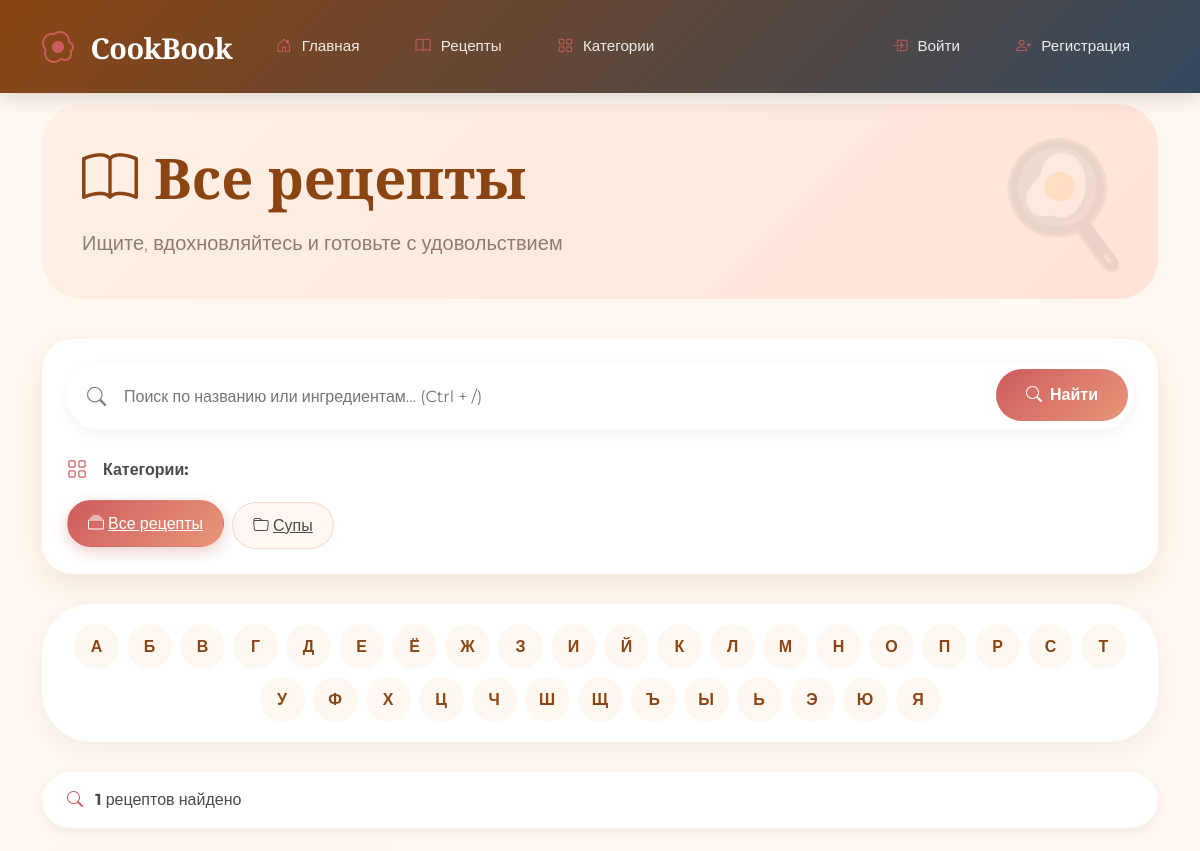
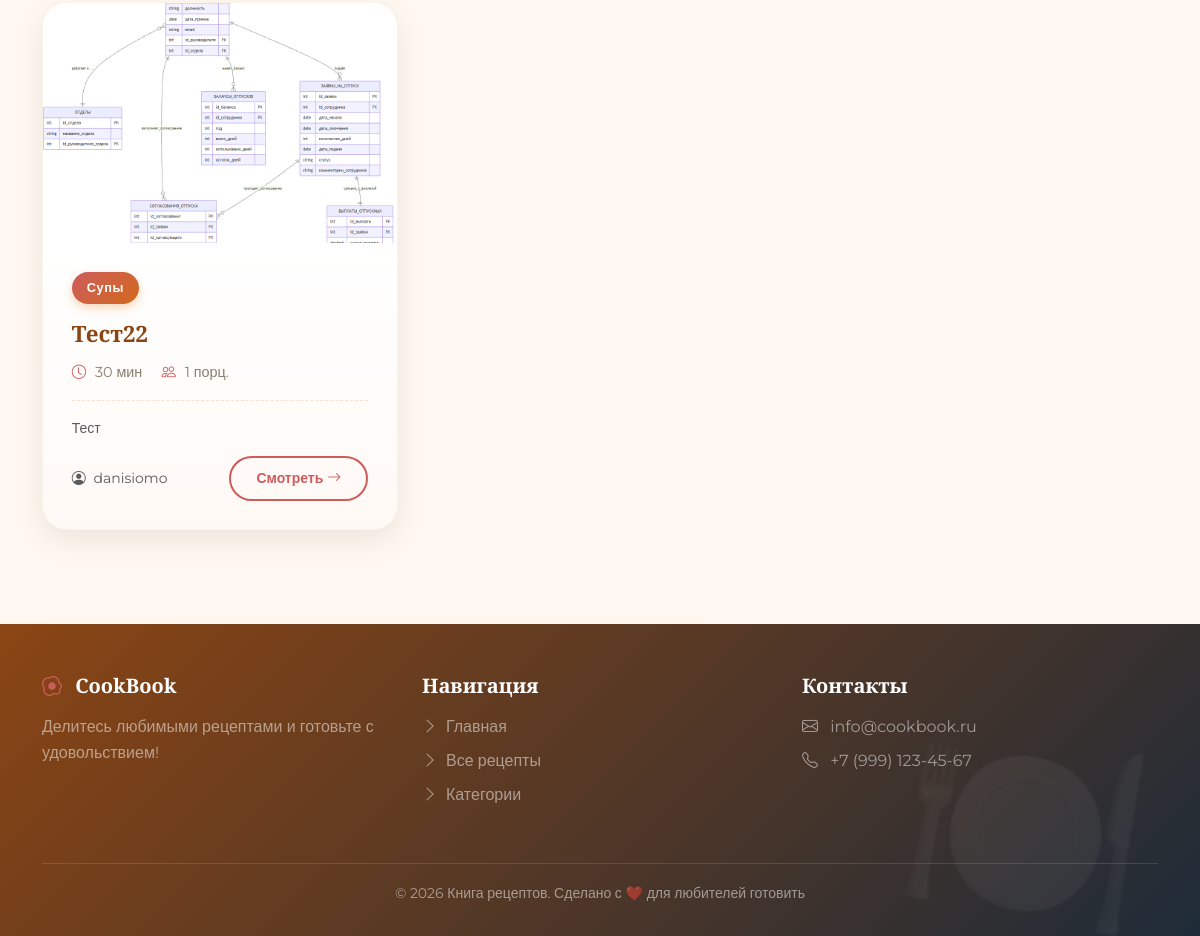
The app's page /recipes/ with its own data (2 pictures, top to bottom).
### recipes/models.py (models this page shows, shortened)
class Category(models.Model):
    name = models.CharField('Название', max_length=100)
    slug = models.SlugField('URL', unique=True)
    class Meta:
        verbose_name = 'Категория'
        verbose_name_plural = 'Категории'
        ordering = ['name']

class Recipe(models.Model):
    title = models.CharField('Название', max_length=200)
    description = models.TextField('Описание', blank=True)
    ingredients = models.TextField('Ингредиенты')
    instructions = models.TextField('Инструкция приготовления')
    cooking_time = models.PositiveIntegerField('Время приготовления (мин)', default=30)
    servings = models.PositiveIntegerField('Количество порций', default=1)
    category = models.ForeignKey(
        Category,
        on_delete=models.SET_NULL,
        null=True,
        blank=True,
        verbose_name='Категория',
        related_name='recipes'
    )
    author = models.ForeignKey(
        User,
        on_delete=models.CASCADE,
        verbose_name='Автор',
        related_name='recipes'
    )
    created_at = models.DateTimeField('Дата создания', auto_now_add=True)
    updated_at = models.DateTimeField('Дата обновления', auto_now=True)
    class Meta:
        verbose_name = 'Рецепт'
        verbose_name_plural = 'Рецепты'
        ordering = ['-created_at']

class RecipeImage(models.Model):
    recipe = models.ForeignKey(
        Recipe,
        on_delete=models.CASCADE,
        verbose_name='Рецепт',
        related_name='images'
    )
    image = models.ImageField('Изображение', upload_to='recipes/')
    is_main = models.BooleanField('Главное', default=False)
    uploaded_at = models.DateTimeField('Загружено', auto_now_add=True)
    class Meta:
        verbose_name = 'Изображение'
        verbose_name_plural = 'Изображения'
        ordering = ['-is_main', '-uploaded_at']

### recipes/views.py (the view, shortened to what this page needs)
# urls.py: path('recipes/', views.recipe_list, name='recipe_list'),
def recipe_list(request):
    recipes = Recipe.objects.all().order_by('-created_at')
    categories = Category.objects.all()
    query = request.GET.get('q', '').strip()
    category_slug = request.GET.get('category')
    if category_slug:
        recipes = recipes.filter(category__slug=category_slug)
    paginator = Paginator(recipes, 9)
    page_number = request.GET.get('page')
    page_obj = paginator.get_page(page_number)
    return render(request, 'recipes/recipe_list.html', {
        'page_obj': page_obj,
        'categories': categories,
        'query': query,
        'current_category': category_slug
    })

### templates/recipes/recipe_list.html (shortened to what this page needs)
{% extends 'base.html' %}
{% load recipe_extras %}
{% block content %}
<div class="page-header" data-aos="fade-up">
    <h1 class="display-4 fw-bold mb-3" style="color: var(--primary-color);">
        <i class="bi bi-book me-3"></i>Все рецепты
    </h1>
    <p class="lead mb-0" style="color: var(--text-light);">
        Ищите, вдохновляйтесь и готовьте с удовольствием
    </p>
</div>
<div class="filter-section" data-aos="fade-up" data-aos-delay="100">
    <form method="get" class="search-wrapper">
        <input type="text"
               name="q"
               value="{{ query|default:'' }}"
               placeholder="Поиск по названию или ингредиентам... (Ctrl + /)"
               class="search-input"
               id="searchInput">
        <span class="search-icon"><i class="bi bi-search"></i></span>
        <button type="submit" class="search-btn">
            <i class="bi bi-search me-2"></i>Найти
        </button>
    </form>
    <div class="mt-4">
        <div class="d-flex align-items-center gap-3 mb-3">
            <i class="bi bi-grid fs-5" style="color: var(--secondary-color);"></i>
            <span class="fw-bold" style="color: var(--text-color);">Категории:</span>
        </div>
        <div class="d-flex flex-wrap gap-2">
            <a href="{% url 'recipe_list' %}{% if query %}?q={{ query }}{% endif %}"
               class="category-pill {% if not current_category %}active{% endif %}">
                <i class="bi bi-collection me-1"></i>Все рецепты
            </a>
            {% for category in categories %}
                <a href="?{% if query %}q={{ query }}&{% endif %}category={{ category.slug }}"
                   class="category-pill {% if current_category == category.slug %}active{% endif %}">
                    <i class="bi bi-folder me-1"></i>{{ category.name }}
                </a>
            {% endfor %}
        </div>
    </div>
</div>
<div class="alphabet-nav" data-aos="fade-up" data-aos-delay="150">
    {% for letter in 'АБВГДЕЁЖЗИЙКЛМНОПРСТУФХЦЧШЩЪЫЬЭЮЯ'|make_list %}
        <a href="{% url 'recipes_by_letter' letter %}"
           class="alphabet-link {% if current_letter == letter %}active{% endif %}">
            {{ letter }}
        </a>
    {% endfor %}
</div>
<div class="result-stats" data-aos="fade-up" data-aos-delay="200">
    <div>
        <i class="bi bi-search me-2" style="color: var(--secondary-color);"></i>
        <span class="fw-bold">{{ page_obj.paginator.count }}</span> рецептов найдено
    </div>
</div>
<div class="row g-4">
    {% for recipe in page_obj %}
        <div class="col-lg-4 col-md-6" data-aos="fade-up" data-aos-delay="{{ forloop.counter|add:200 }}">
            <div class="recipe-card" onclick="window.location='{% url 'recipe_detail' recipe.pk %}'">
                {% if recipe.images.all %}
                    <img src="{{ recipe.images.first.image.url }}" class="recipe-card-img" alt="{{ recipe.title }}">
                {% else %}
                    <img src="https://images.unsplash.com/photo-1546069901-ba9599a7e63c?w=400" class="recipe-card-img" alt="{{ recipe.title }}">
                {% endif %}
                <div class="recipe-card-body">
                    {% if recipe.category %}
                        <span class="category-badge">{{ recipe.category.name }}</span>
                    {% endif %}
                    <h3 class="recipe-card-title">
                        {% if query %}
                            {{ recipe.title|highlight:query|safe }}
                        {% else %}
                            {{ recipe.title }}
                        {% endif %}
                    </h3>
                    <div class="recipe-card-meta">
                        <span><i class="bi bi-clock"></i> {{ recipe.cooking_time }} мин</span>
                        <span><i class="bi bi-people"></i> {{ recipe.servings }} порц.</span>
                    </div>
                    <p class="text-muted small mb-3">
                        {% if query %}
                            {{ recipe.description|highlight:query|truncatewords_html:12|safe }}
                        {% else %}
                            {{ recipe.description|truncatewords:12 }}
                        {% endif %}
                    </p>
                    <div class="d-flex justify-content-between align-items-center">
                        <small class="text-muted">
                            <i class="bi bi-person-circle me-1"></i> {{ recipe.author.username }}
                        </small>
                        <span class="btn btn-outline-primary btn-sm">
                            Смотреть <i class="bi bi-arrow-right"></i>
                        </span>
                    </div>
                </div>
            </div>
        </div>
    {% endfor %}
</div>
{% endblock %}

### templates/base.html (style rules this page uses)
:root { --primary-color: #8B4513; --secondary-color: #CD5C5C; --accent-color: #D2691E; --light-bg: #FFF8F0; --text-color: #4A4A4A; --text-light: #8B7E6F; --card-shadow: 0 20px 40px -10px rgba(205, 92, 92, 0.25); }
body { font-family: 'Montserrat', sans-serif; background-color: var(--light-bg); color: var(--text-color); padding-top: 80px; line-height: 1.6; }
h1, h2, h3, h4, h5, h6 { font-family: 'Playfair Display', serif; font-weight: 600; }
.recipe-card { background: white; border-radius: 25px; overflow: hidden; box-shadow: 0 10px 30px rgba(0,0,0,0.08); transition: all 0.4s cubic-bezier(0.165, 0.84, 0.44, 1); height: 100%; position: relative; cursor: pointer; border: 1px solid rgba(230, 126, 34, 0.1); }
.recipe-card-img { height: 240px; object-fit: cover; width: 100%; transition: transform 0.6s; }
.recipe-card-body { padding: 1.8rem; background: linear-gradient(180deg, white 0%, #FFF9F5 100%); }
.recipe-card-title { font-family: 'Playfair Display', serif; font-size: 1.4rem; font-weight: 600; color: var(--primary-color); margin-bottom: 0.8rem; line-height: 1.3; }
.recipe-card-meta { display: flex; gap: 1.2rem; color: var(--text-light); font-size: 0.9rem; margin-bottom: 1rem; padding-bottom: 1rem; border-bottom: 1px dashed rgba(230, 126, 34, 0.2); }
.recipe-card-meta i { color: var(--secondary-color); margin-right: 5px; }
.category-badge { background: linear-gradient(135deg, var(--secondary-color), var(--accent-color)); color: white; padding: 6px 15px; border-radius: 30px; font-size: 0.8rem; font-weight: 600; display: inline-block; margin-bottom: 15px; letter-spacing: 0.5px; box-shadow: 0 4px 10px rgba(230, 126, 34, 0.3); }
.btn-outline-primary { border: 2px solid var(--secondary-color); color: var(--secondary-color); border-radius: 30px; padding: 10px 25px; font-weight: 600; transition: all 0.3s; background: transparent; }
.alphabet-nav { display: flex; flex-wrap: wrap; gap: 8px; justify-content: center; margin: 30px 0; padding: 20px; background: white; border-radius: 50px; box-shadow: 0 10px 30px rgba(0,0,0,0.05); }
.alphabet-link { width: 45px; height: 45px; display: flex; align-items: center; justify-content: center; background: var(--light-bg); border-radius: 50%; color: var(--primary-color); font-weight: 600; text-decoration: none; transition: all 0.3s; font-size: 1rem; border: 1px solid transparent; }

### templates/recipes/recipe_list.html (style rules this page uses)
.page-header { background: linear-gradient(135deg, #FFF0E6, #FFE4D6); border-radius: 40px; padding: 40px; margin-bottom: 40px; position: relative; overflow: hidden; }
.page-header::before { content: "🍳"; position: absolute; font-size: 120px; opacity: 0.1; right: 20px; top: 50%; transform: translateY(-50%); }
.filter-section { background: white; border-radius: 30px; padding: 25px; margin-bottom: 30px; box-shadow: 0 10px 30px rgba(139, 69, 19, 0.1); }
.category-pill { background: var(--light-bg); color: var(--text-color); padding: 10px 20px; border-radius: 40px; font-weight: 500; transition: all 0.3s; border: 1px solid rgba(205, 92, 92, 0.2); }
.category-pill:hover, .category-pill.active { background: linear-gradient(135deg, var(--secondary-color), #E9967A); color: white; transform: translateY(-2px); box-shadow: 0 5px 15px rgba(205, 92, 92, 0.3); border-color: transparent; }
.search-wrapper { position: relative; }
.search-icon { position: absolute; left: 20px; top: 50%; transform: translateY(-50%); color: var(--text-light); font-size: 1.2rem; }
.search-input { width: 100%; padding: 18px 25px 18px 55px; border: 2px solid transparent; border-radius: 50px; font-size: 1rem; transition: all 0.3s; background: white; box-shadow: 0 5px 20px rgba(0,0,0,0.05); }
.search-btn { position: absolute; right: 5px; top: 5px; background: linear-gradient(135deg, var(--secondary-color), #E9967A); border: none; border-radius: 50px; padding: 13px 30px; color: white; font-weight: 600; transition: all 0.3s; }
.result-stats { background: white; border-radius: 30px; padding: 15px 25px; margin: 25px 0; display: flex; justify-content: space-between; align-items: center; flex-wrap: wrap; gap: 15px; box-shadow: 0 5px 15px rgba(0,0,0,0.05); }

### records on screen
Category: name "Супы"
Recipe: images.first.image (picture), category.name "Супы", title "Тест22", cooking_time "30", servings "1", description "Тест", author.username "danisiomo"

### other values on screen
{{ letter }} "А" "Б" "В" "Г" "Д" "Е" "Ё" "Ж" "З" "И" "Й" "К" "Л" "М" "Н" "О" "П" "Р" "С" "Т" "У" "Ф" "Х" "Ц" "Ч" "Ш" "Щ" "Ъ" "Ы" "Ь" "Э" "Ю" "Я"
{{ page_obj.paginator.count }} "1"
